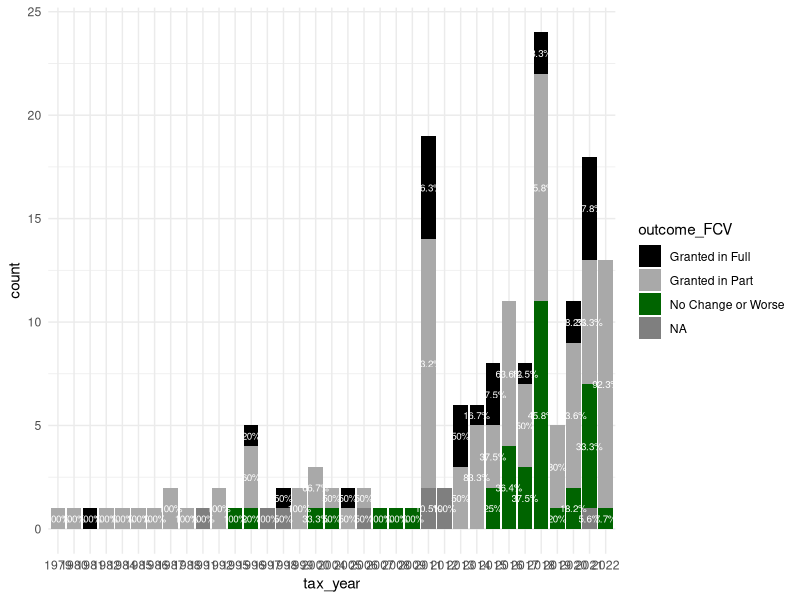
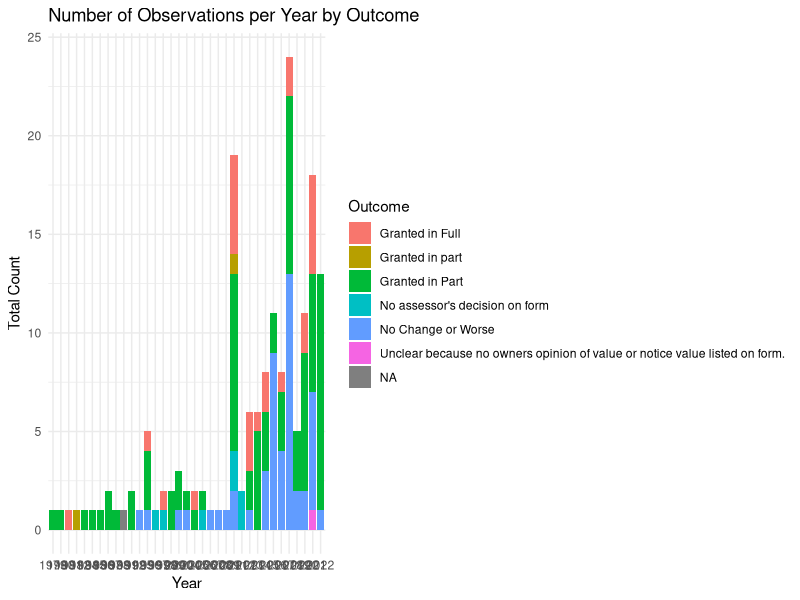
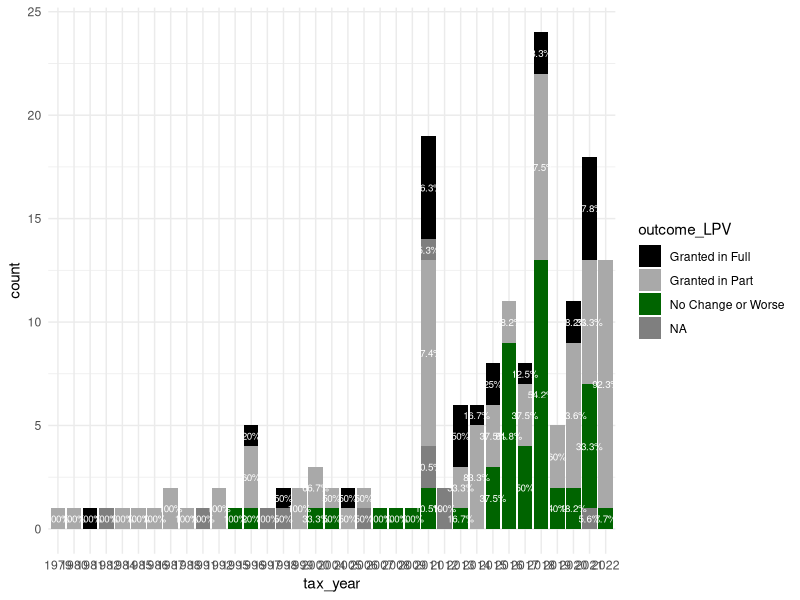

Write the R code that produced these figures, in order. (Note: this script raises an error after producing the figures.)

library(tidyverse)

# read data into tibble
petitions <- read_csv("Updated2/master_edited_4.28.25.csv")

# create identifier
petitions$ID <- 1:nrow(petitions)

# rename relevant columns
names(petitions)[1] <- 'include'
names(petitions)[3] <- 'tax_year'
names(petitions)[11] <- 'FCV_owner'
names(petitions)[12] <- 'LPV_owner'
names(petitions)[13] <- 'FCV_notice'
names(petitions)[14] <- 'LPV_notice'
names(petitions)[15] <- 'FCV_decision'
names(petitions)[16] <- 'LPV_decision'
names(petitions)[19] <- 'outcome'
names(petitions)[20] <- 'outcome_details'
names(petitions)[21] <- 'FCV_change'
names(petitions)[22] <- 'LPV_change'

petitions$tax_year = as.character(petitions$tax_year)
pet = subset(petitions,include == 1)

p2a <- ggplot(pet, aes(x = tax_year, fill = outcome_FCV)) + geom_bar(position = "stack") + theme_minimal()  
p2a <- p2a + labs(title = "Number of Observations per Year by Outcome",x = "Year",y = "Total Count",fill = "Outcome")

p2b <- ggplot(pet, aes(x = tax_year, fill = outcome_LPV)) + geom_bar(position = "stack") + theme_minimal()  
p2b <- p2b + labs(title = "Number of Observations per Year by Outcome",x = "Year",y = "Total Count",fill = "Outcome")

p2a2 <- ggplot(pet, aes(x = tax_year, fill = outcome_FCV)) + geom_bar(position = "stack") + theme_minimal() 
p2a2 <- p2a2 + geom_text(stat = "count", 
    aes(label = paste0(round(after_stat(count / tapply(..count.., ..x.., sum)[as.character(..x..)] * 100), 1), "%")),
    position = position_stack(vjust = 0.5), color = "white", size = 2.5)
p2a2 <- p2a2 + scale_fill_manual(values = c("No Change or Worse" = "darkgreen","Granted in Full" = "black","Granted in Part" = "darkgrey"))

p2b2 <- ggplot(pet, aes(x = tax_year, fill = outcome_LPV)) + geom_bar(position = "stack") + theme_minimal() 
p2b2 <- p2b2 + geom_text(stat = "count", 
                         aes(label = paste0(round(after_stat(count / tapply(..count.., ..x.., sum)[as.character(..x..)] * 100), 1), "%")),
                         position = position_stack(vjust = 0.5), color = "white", size = 2.5)
p2b2 <- p2b2 + scale_fill_manual(values = c("No Change or Worse" = "darkgreen","Granted in Full" = "black","Granted in Part" = "darkgrey"))

